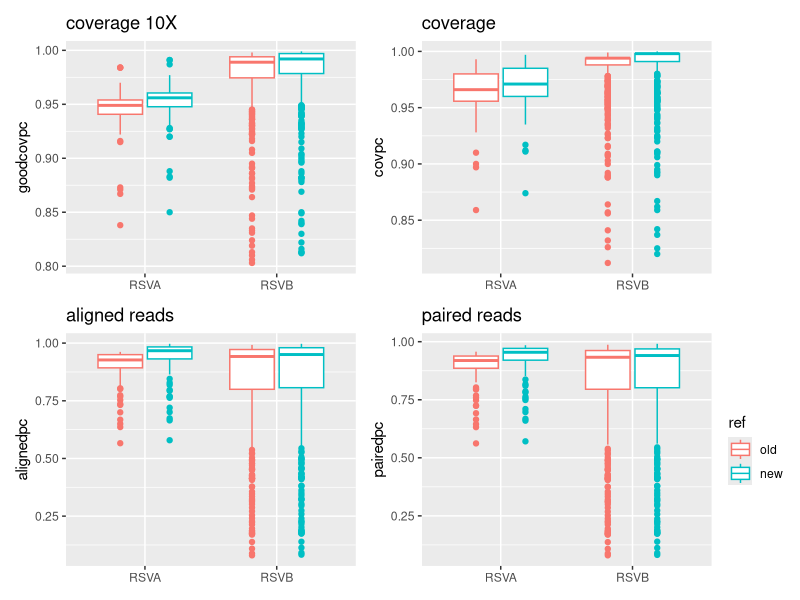
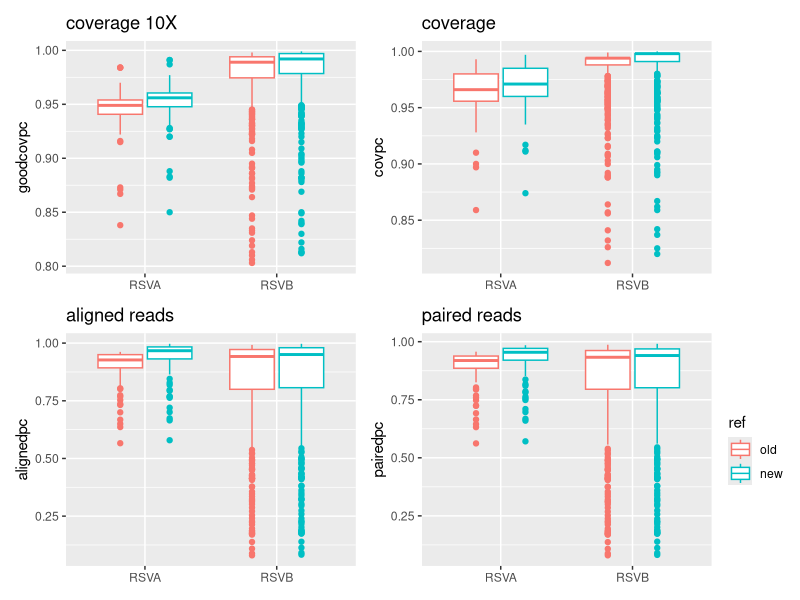

The R script that drew these images, in order:
library(tidyverse)
library(dplyr)
library(patchwork)


calls <- read.table("final_calls.txt",sep="\t",header=T) %>%
    mutate(sample=gsub("-1","",sample)) %>%
    arrange(sample) %>%
    mutate(call = ifelse(call %in% "", mashcall, call)) %>%
    mutate(mashcall = ifelse(mashcall %in% "", call, mashcall))

astatscols <- c("sample","target","subfactor","reads","aligned","paired","depth","goodcoverage","coverage","gsize")

alignstats <- rbind(read.table("241216_RSVA_alignstats.txt",sep="\t",header=T,col.names = astatscols) %>% mutate(ref="old"),
                    read.table("241216_RSVB_alignstats.txt",sep="\t",header=T,col.names = astatscols) %>% mutate(ref="old"),
                    read.table("250217_RSVA_alignstats.txt",sep="\t",header=T,col.names = astatscols) %>% mutate(ref="new"),
                    read.table("250217_RSVB_alignstats.txt",sep="\t",header=T,col.names = astatscols) %>% mutate(ref="new")) %>%
  mutate(sample=gsub("-1","",sample)) %>%
  mutate(covpc=round(coverage/gsize,3),
         goodcovpc=round(goodcoverage/gsize,3),
         alignedpc=round(aligned/reads,3),
         pairedpc=round(paired/reads,3)) %>%
  mutate(ref = factor(ref,levels=c("old","new")))

refcftab <- base::merge(alignstats,calls[,c("sample","call")],by.x=c("sample","target"),by.y=c("sample","call")) %>%
                          mutate(group=paste(ref,target))


goodcovplot <- ggplot(refcftab,aes(x=target,y=goodcovpc,color=ref)) + geom_boxplot() + theme(axis.title.x=element_blank()) + ggtitle("coverage 10X")

covplot <- ggplot(refcftab,aes(x=target,y=covpc,color=ref)) + geom_boxplot() + theme(axis.title.x=element_blank()) + ggtitle("coverage")

alignedplot <- ggplot(refcftab,aes(x=target,y=alignedpc,color=ref)) + geom_boxplot() + theme(axis.title.x=element_blank()) + ggtitle("aligned reads")

pairedplot <- ggplot(refcftab,aes(x=target,y=pairedpc,color=ref)) + geom_boxplot() + theme(axis.title.x=element_blank()) + ggtitle("paired reads")


goodcovplot + covplot + plot_spacer() + alignedplot + pairedplot + guide_area() + plot_layout(guides="collect",widths=c(5,5,1))

ggsave("new_old_ref_cf.png",width=200,height=200,units="mm",dpi=400)
